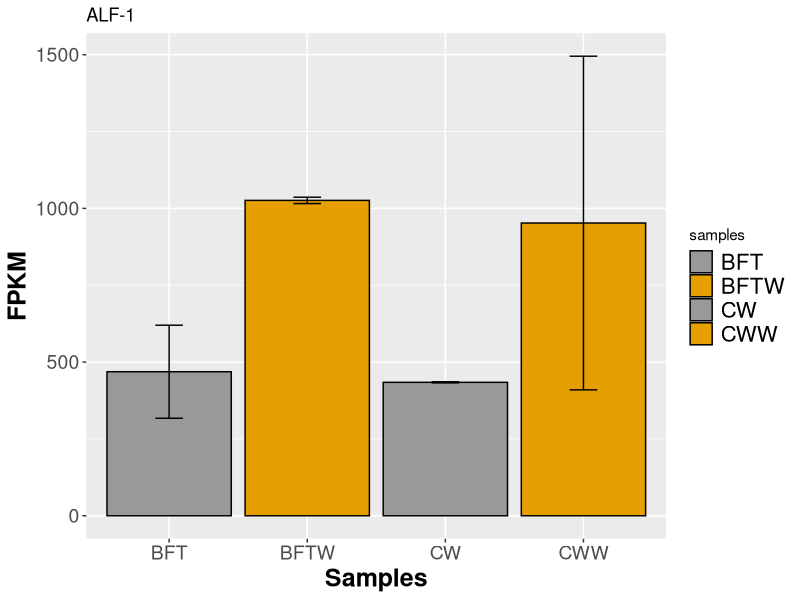
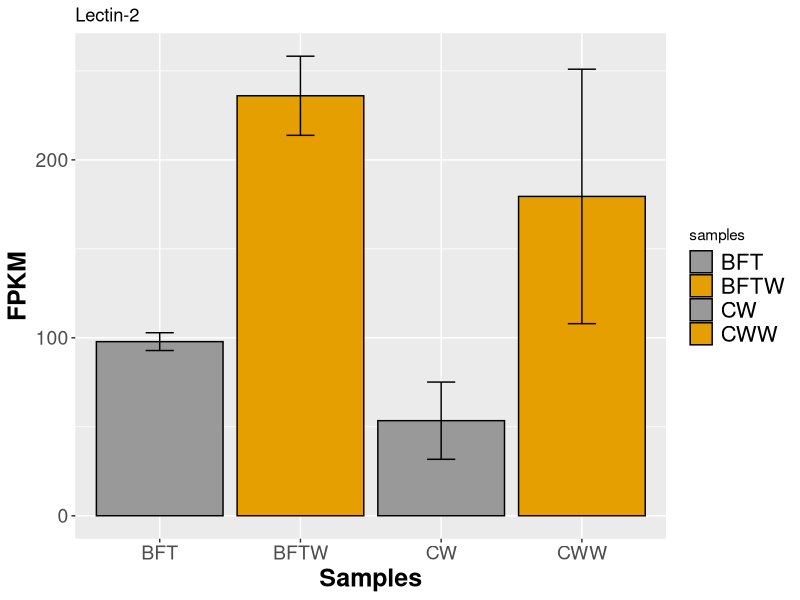
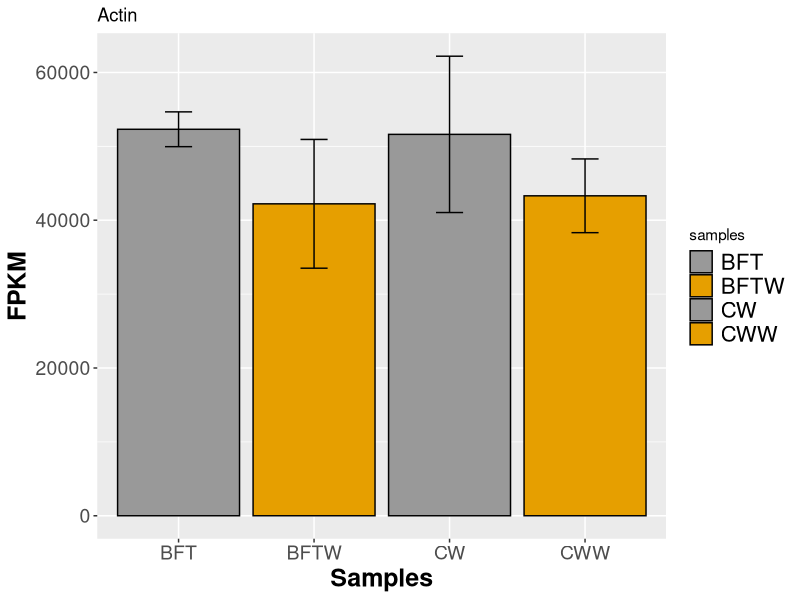

Recreate these plots in R, in order.
library(reshape2)
library(ggplot2)

data_summary <- function(data, varname, groupnames){
  require(plyr)
  summary_func <- function(x, col){
    c(mean = mean(x[[col]], na.rm=TRUE),
      sd = sd(x[[col]], na.rm=TRUE))
  }
  data_sum<-ddply(data, groupnames, .fun=summary_func,
                  varname)
  data_sum <- rename(data_sum, c("mean" = varname))
  return(data_sum)
}



plotBar <- function( DF, title_label = "Title Graph", xlabel = "Samples",
                     ylabel = "FPKM", pos_legend = "none", width_pdf = 12 ){
  DF1 <- melt( DF, id.var = "samples" )
  df2 <- data_summary( DF1, varname = "value", groupnames = c( "samples", "variable" ) )
  ggplot( df2, aes( x = samples, y = value, fill = samples ) ) + 
    geom_bar( stat = "identity", color = "black", position = position_dodge() ) +
    geom_errorbar( aes( ymin = value - sd, ymax = value + sd ), width = .2, position = position_dodge( .9 ) ) +
    labs( title = title_label, x = xlabel, y = ylabel ) +
    #theme_classic() +
    theme( axis.text = element_text( size = 14 ), axis.title = element_text( size = 18, face = "bold" ) ) +
    theme( legend.text = element_text( size = 16 ) ) +
    scale_fill_manual( values = c( '#999999', '#E69F00', '#999999', '#E69F00' ) )
}

# ALF1-2
DF <- data.frame( samples = c( "CW", "CW", "CWW", "CWW", "BFT", "BFT", "BFTW", "BFTW" ),
                  values = c( 432.93, 435.29, 568.58, 1336.18, 575.66, 361.53, 1018.72, 1033.33 ) )
plotBar(DF, title_label = "ALF-1")

#Lectin-2
DF <- data.frame( samples = c( "CW", "CW", "CWW", "CWW", "BFT", "BFT", "BFTW", "BFTW" ),
                  value = c(38.09, 68.79, 128.91, 230.03, 94.31, 101.39, 220.32, 251.76))
plotBar(DF, title_label = "Lectin-2")

#Actin
DF <- data.frame( samples = c( "CW", "CW", "CWW", "CWW", "BFT", "BFT", "BFTW", "BFTW" ),
                  value = c(59100.22, 44138.79, 39773.7, 46831.57, 50641.91, 53971.81, 48380.12, 36054.91))
plotBar(DF, title_label = "Actin")
